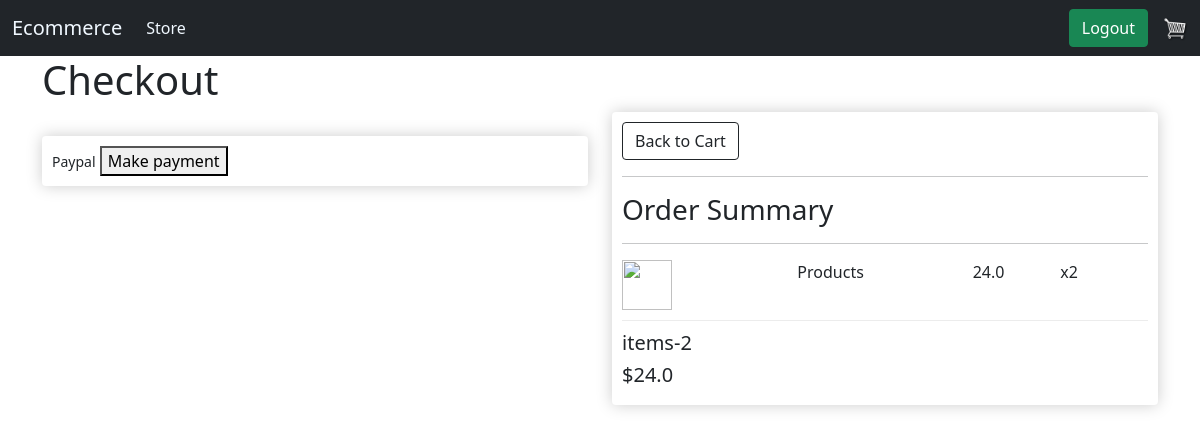
/check/ (signed in), run on an earlier commit of the app's database.
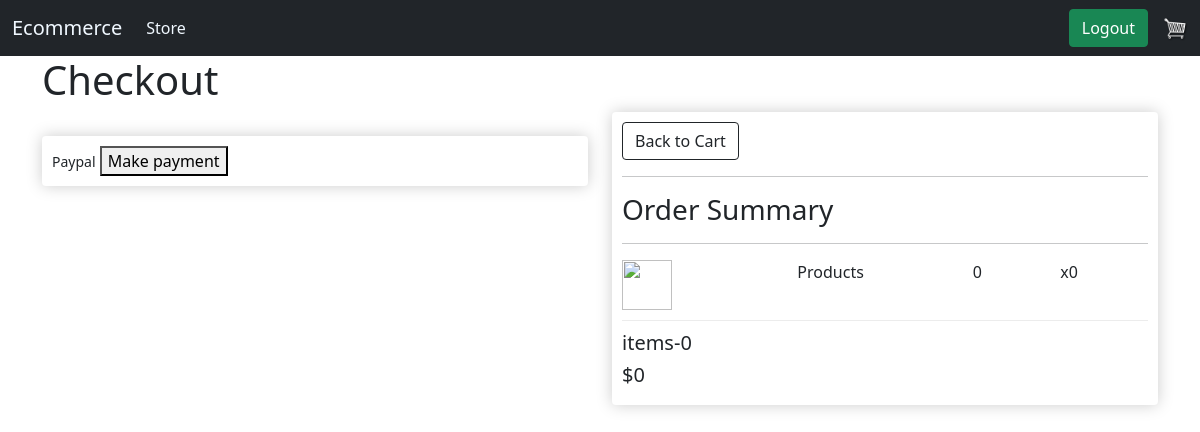
And on a later commit of the database.
### myapp/models.py (models this page shows, shortened)
class Order(models.Model):
    customer = models.ForeignKey(Customer, on_delete=models.SET_NULL, blank=True, null=True)
    order_date = models.DateTimeField(auto_now_add=True)
    complete = models.BooleanField(default=False)
    transaction_id = models.CharField(max_length=250)
    @property
    def shipping(self):
        shipping = False
        orderitems = self.orderitem_set.all()
        for i in orderitems:
            if i.product.digital == False:
                shipping = True
        return shipping
    @property
    def get_cart_total(self):
        orderitems = self.orderitem_set.all()
        total = sum([item.get_total for item in orderitems])
        return total
    @property
    def get_cart_items(self):
        orderitems = self.orderitem_set.all()
        total = sum([item.quantity for item in orderitems])
        return total

class OrderItem(models.Model):
    product = models.ForeignKey(Product, on_delete=models.SET_NULL, blank=True, null=True)
    order = models.ForeignKey(Order, on_delete=models.SET_NULL, blank=True, null=True)
    quantity = models.IntegerField(default=0, null=True, blank=True)
    date_added = models.DateTimeField(auto_now_add=True)
    @property
    def get_total(self):
        total = self.product.price * self.quantity
        return total

class Product(models.Model):
    name = models.CharField(max_length=200, null=True)
    price = models.FloatField()
    digital = models.BooleanField(default=False, blank=True, null=True)
    image = models.ImageField(blank=True, null=True)

### myapp/views.py (the view)
# urls.py: path('check/', views.checkout, name='checkout'),
def checkout(request):
    if request.user.is_authenticated:
        customer = request.user.customer
        order, created = Order.objects.get_or_create(customer=customer, complete=False)
        items = order.orderitem_set.all()
        cartItems = order.get_cart_items
    else:
        items = []
        order = {'get_cart_total': 0, 'get_cart_items': 0, 'shipping': False}
    context = {'items': items, 'order':order}
    return render(request, 'myapp/checkout.html', context)

### myapp/templates/myapp/checkout.html (shortened to what this page needs)
{% extends 'myapp/base.html' %}
{% load static %}
{% block content %}
{% if user.is_authenticated %}
<h1>Checkout</h1>
 <div class="row">
		<div class="col-lg-6">
     <br>
     <div class="box-element hidden " id="payment-info">
         <small>Paypal</small>
		 <button id="make-payment">Make payment</button>
		</div>
 </div>
		<div class="col-lg-6">
			<div class="box-element">
                <a  class="btn btn-outline-dark" href="{% url 'cart' %}"> Back to Cart</a>
                <hr>
                <h3>Order Summary</h3>
                <hr>
                <div class="cart-row">
					<div style="flex:2"><img class="row-image" src="{{ imageURl }}"></div>
					<div style="flex:2"><p>Products</p></div>
					<div style="flex:1"><p>{{ order.get_cart_total }}</p></div>
					<div style="flex:1"><p>x{{ order.get_cart_items }}</p></div>
				</div>
                <h5> items-{{ order.get_cart_items }} </h5>
				<h5>${{ order.get_cart_total }}</h5>
				{% else %}
				<h3>Please Login to Continue</h3>
				{% endif %}
			</div>
		</div>
	</div>
{% endblock %}

### myapp/templates/myapp/base.html (shortened to what this page needs)
<!doctype HTML>
{% load static %}
<html>
<head>
    <link rel="stylesheet" href="{% static 'CSS/mystyle.css' %}">
    <link href="https://cdn.jsdelivr.net/npm/bootstrap@5.0.0-beta1/dist/css/bootstrap.min.css" rel="stylesheet">
</head>
<body>
<nav class="navbar navbar-expand-lg navbar-light bg-dark">
  <div class="container-fluid">
    <a class="navbar-brand" href="{% url 'index' %}" style="color: aliceblue;">Ecommerce</a>
    <div class="collapse navbar-collapse" id="navbarSupportedContent">
      <ul class="navbar-nav me-auto mb-2 mb-lg-0">
        <li class="nav-item">
          <a class="nav-link active" aria-current="page" href="{% url 'index' %}" style="color: aliceblue;">Store</a>
        </li>
      </ul>
      {% if user.is_authenticated %}
      <div class="form-inline my-2 my-lg-0">
        <a href="{% url 'logout' %}" class="btn btn-success">Logout</a>
        </div>
        {% else %}
        <div class="form-inline my-2 my-lg-0" style="margin-right: 3%;">
        <a href="{% url 'login' %}" class="btn btn-success">Login</a>
        </div>
        <div class="form-inline my-2 my-lg-0">
          <a href="{% url 'register' %}" class="btn btn-success">Register</a>
          {% endif %}
        <a href="{% url 'cart' %}">
         <img id="cart-icon" src="{% static 'images/cart.png' %}">
        </a>
    </div>
    </div>
</nav>
<div class="container">
{% block content %}
{% endblock %}
</div>
</body>
</html>

### static/CSS/mystyle.css (style rules this page uses)
#cart-icon { width:25px; display:inline-block; }
.box-element { box-shadow:hsl(0, 0%, 80%) 0 0 16px; background-color: #fff; border-radius: 4px; padding: 10px; }
.bg-dark { background-color: #4f868c!important; }
#cart-icon { width:25px; display: inline-block; margin-left: 15px; }
.col-lg-4, .col-lg-6, .col-lg-8, .col-lg-12 { margin-top: 10px; }
.btn { border-radius: 0; }
.row-image { width: 100px; }
.cart-row { display: flex; align-items: flex-stretch; padding-bottom: 10px; margin-bottom: 10px; border-bottom: 1px solid #ececec; }
.row-image { width:50px; height:50px; }

What changed in the data, as far as the page shows it:
no longer on this page (row edited): Order: get_cart_total "24.0", get_cart_items "2"
added Order: get_cart_total "0", get_cart_items "0"
